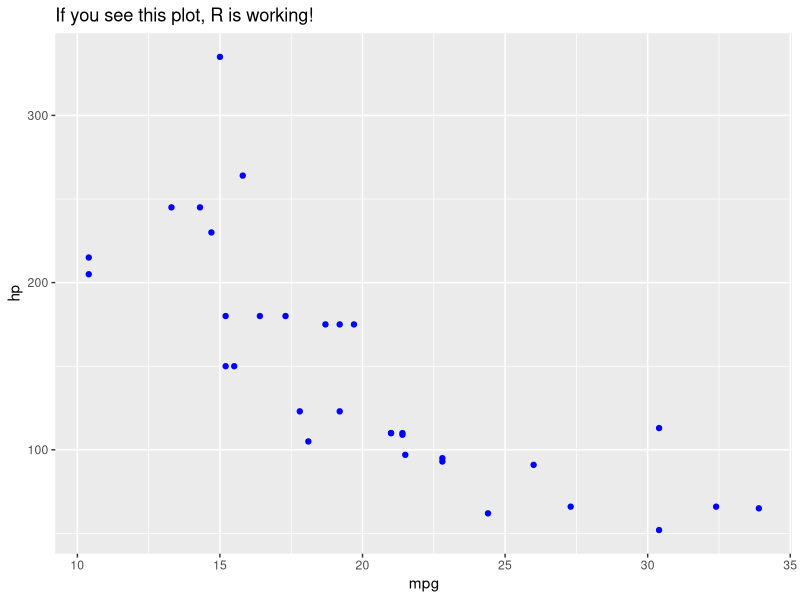

Generate this figure with R:
# -------------------------------------------------------------------------
# Module 01: Getting Started
# Goal: Verify your R installation and packages are working.
# -------------------------------------------------------------------------

# 1. Check R Version
print(version$version.string)

# 2. Install/Load Tidyverse
# If you haven't installed it yet, uncomment the line below:
# install.packages("tidyverse")

library(tidyverse)

# 3. Test a simple plot to ensure RStudio graphics pane is working
# This uses the built-in 'mtcars' dataset
ggplot(mtcars, aes(x = mpg, y = hp)) +
  geom_point(color = "blue") +
  ggtitle("If you see this plot, R is working!")

print("Setup Complete! You are ready for Module 02.")

